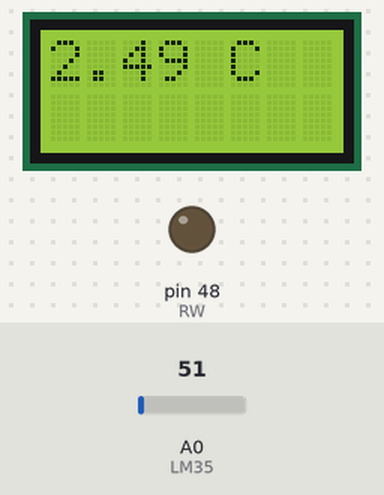
This sketch was run on a simulated Arduino Mega 2560, built with avr-gcc and run on an emulated ATmega2560. Shown: 8×2 character LCD, output pins drawn as LEDs (lit = HIGH). Inputs (shaded band) come from the test bench; at power-on: A0 (LM35) = 51. What the sketch prints to the serial monitor is not drawn.

Above: at 1.2 s.
1.3 s: A0 (LM35) set to 61
At 2.9 s:
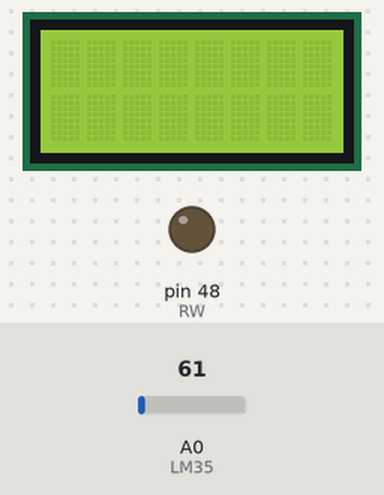
4.0 s: A0 (LM35) set to 71
At 4.4 s:
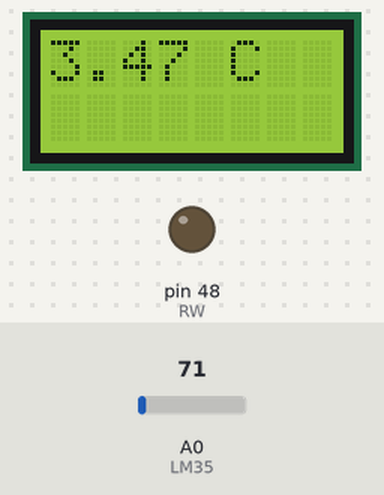
5.5 s: A0 (LM35) set to 86
At 6.4 s:
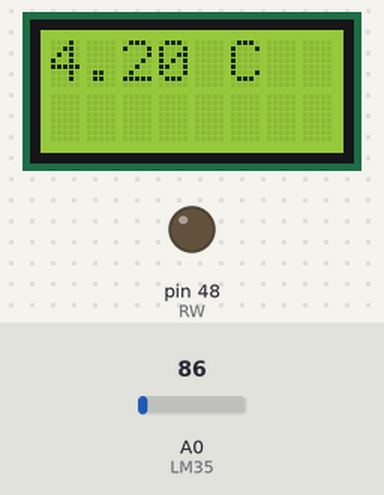
Timing chart, 0 to 8.5 s (numbered marks = the images above; inputs shaded):
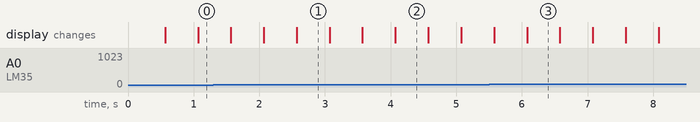

Measured:
- after the input at 1.3 s, the display: first differs from a run without the input after 0.77 s (image 1 shows a later state)
- after the input at 4.0 s, the display: changes after 0.07 s (image 2)
- after the input at 5.5 s, the display: first differs from a run without the input after 0.58 s (image 3)
- what the display in image 1 shows lasts 0.5 s, from 2.6 s to 3.1 s

The sketch:

trabalho14.1.ino
```cpp
#define RS 32
#define RW 48
#define EN 36
#define D4 42
#define D5 34
#define D6 40
#define D7 38

int HH = 16;
int MM = 35;
int ss = 01;
int DD = 25;
int mm = 04;
int AA = 22;

#include <LiquidCrystal.h>

LiquidCrystal lcd(RS, EN, D4, D5, D6, D7);

int LM35 = A0;
float temp;
float temperatura;

void setup() {
 Serial.begin(9600);
 pinMode(RW, OUTPUT);
  digitalWrite(RW, LOW);
  lcd.begin(8, 2);
}

void loop() {

  temperatura = map(LM35, 0, 1023, 13 ,302);
  temp = (float(analogRead(LM35))*5/1023)*10;

  Serial.print("Temperatura em ºC: ");
  Serial.println(temp);
  lcd.setCursor(0, 0);
  lcd.print(temp);
  lcd.print(" C");
  lcd.display();
  delay(500);
  lcd.noDisplay();
  delay(500);
}
```
